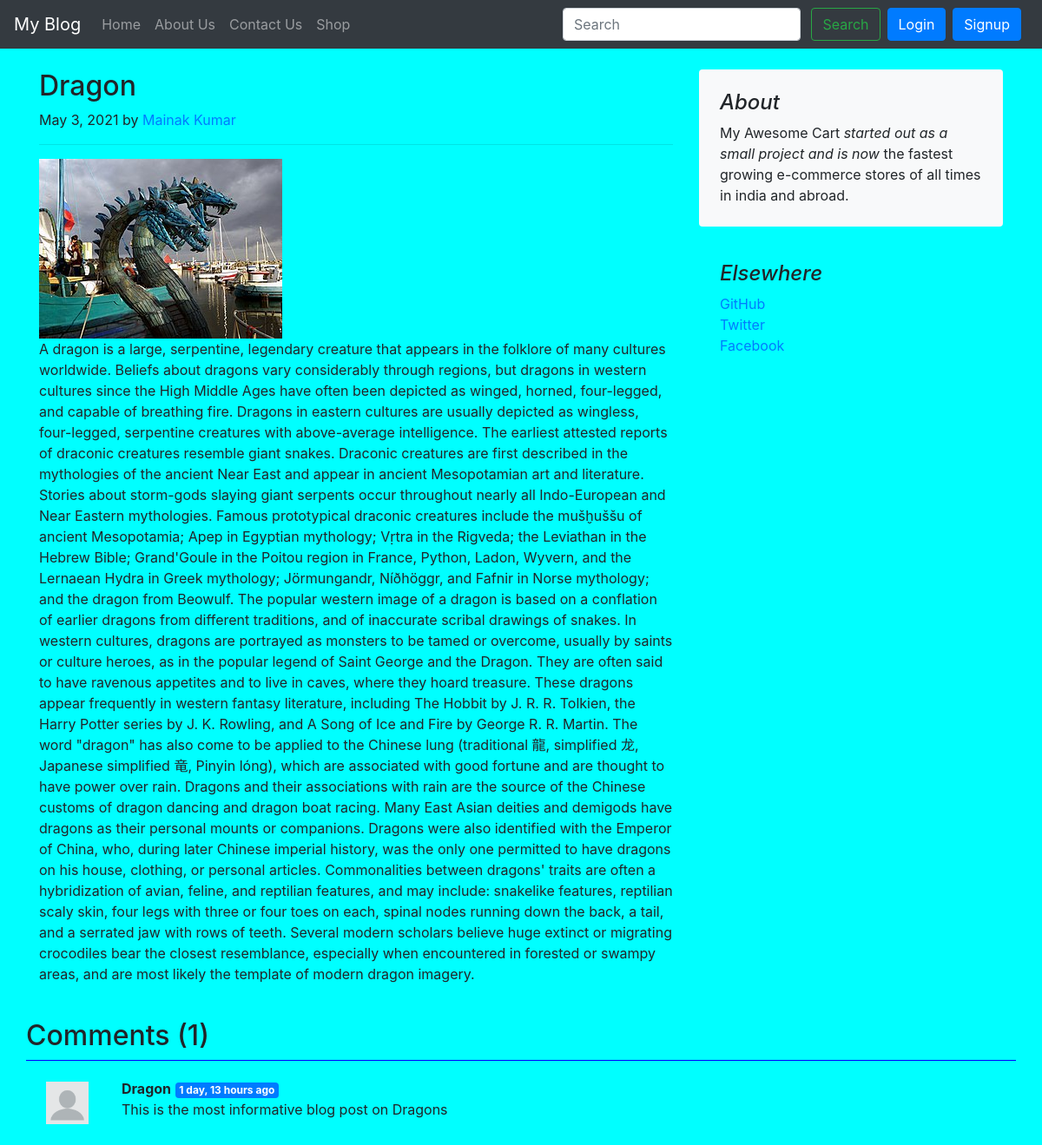
The app's page /blog/dragon, older data.
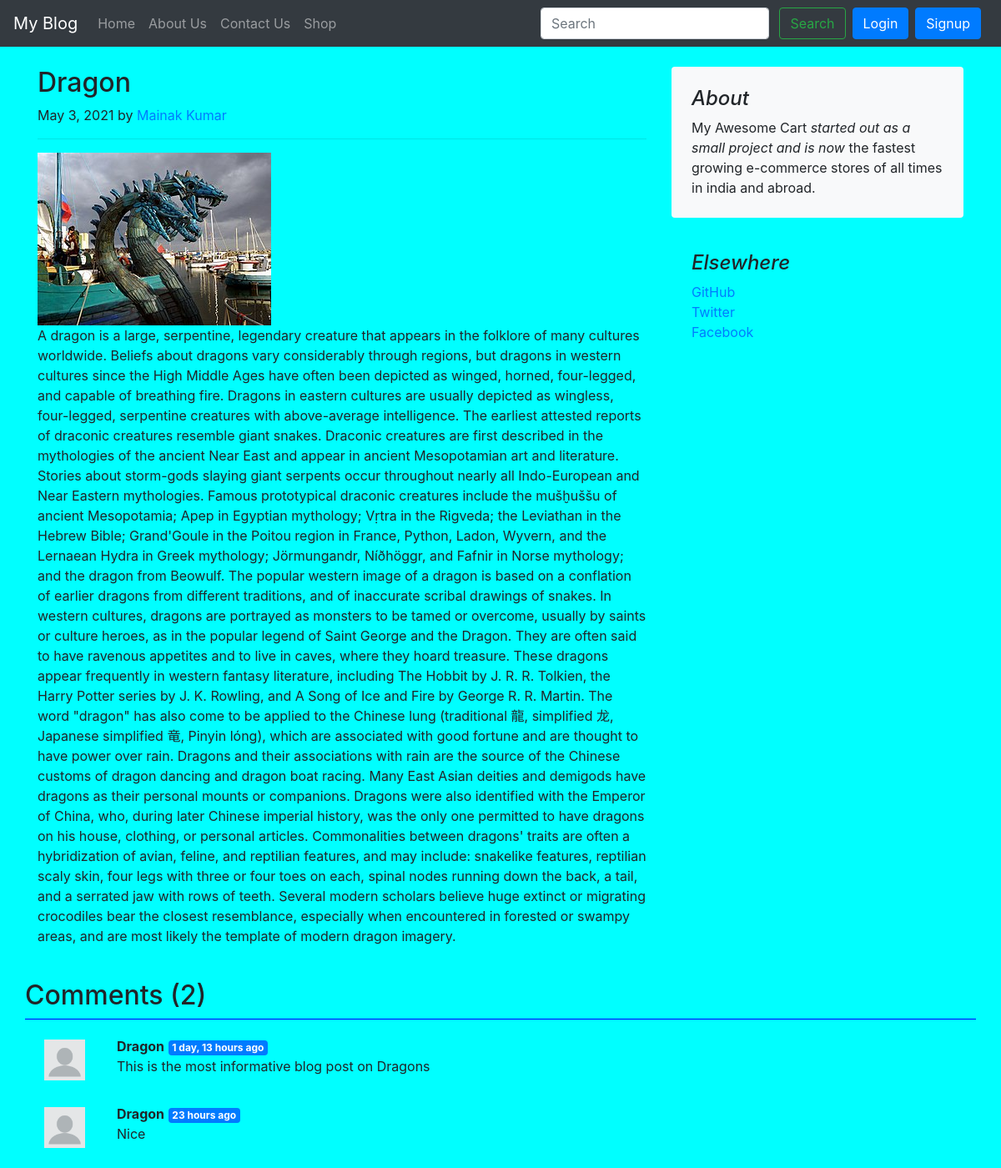
The same page, newer data.
### blog/models.py (models this page shows, shortened)
class BlogComment(models.Model):
    sl_no = models.AutoField(primary_key=True)
    comment = models.TextField()
    user = models.ForeignKey(BlogUser, on_delete=models.CASCADE)
    post = models.ForeignKey(Blogpost, on_delete=models.CASCADE)
    parent = models.ForeignKey('self', on_delete=models.CASCADE, null=True)
    timestamp = models.DateTimeField(default=now)

class BlogUser(models.Model):
    user_id = models.AutoField(primary_key=True)
    username = models.CharField(max_length=100, unique=True)
    email = models.CharField(max_length=250)
    password = models.CharField(max_length=500)
    first_name = models.CharField(max_length=50)
    last_name = models.CharField(max_length=50)

### blog/views.py (the view)
# urls.py: path('<str:slug>', views.blogpost, name="blogHome"),
def blogpost(request, slug):
    return get_blogpost_page(request, slug)

### blog/functions/blogpage_functions.py (called while the page is built)
def get_blogpost_page(request, slug):
    post = Blogpost.objects.filter(slug=slug).first()
    comments = BlogComment.objects.filter(post=post, parent=None)
    replies = BlogComment.objects.filter(post=post).exclude(parent=None)
    reply_dict = {}
    for reply in replies:
        if reply.parent.sl_no not in reply_dict:
            reply_dict[reply.parent.sl_no] = [reply]
        else:
            reply_dict[reply.parent.sl_no].append(reply)
    params = {'post': post, 'comments': comments, 'reply_dict': reply_dict}
    return render(request, 'blogpost.html', params)

### blog/templatetags/extras.py (called while the page is built)
@register.filter(name='get_val')
def get_val(dict, key):
    return dict.get(key)

### blog/templates/blogpost.html (shortened to what this page needs)
{% extends 'basic.html' %}
{% load humanize %}
{% load extras %}
{% block body %}
<div class="container">
	<div class="row mt-4">
		<div class="col-md-8 blog-main">
			<div class="blog-post">
				<h2 class="blog-post-title">{{post.title}}</h2>
				<p class="blog-post-meta">{{post.pub_date}} by <a href="/about">{{post.author}}</a></p>
				<hr>
				<img src="/media/{{post.thumbnail}}" placeholder="{{post.title}}" alt="">
				<span class="blog-content"><p>{{post.content|safe}}</p></span>
				<br>
			</div>
		</div>
		<aside class="col-md-4 blog-sidebar">
			<div class="p-4 mb-3 bg-light rounded">
				<h4 class="font-italic">About</h4>
				<p class="mb-0">My Awesome Cart <em>started out as a small project and is now</em> the fastest growing e-commerce stores of all times in india and abroad.</p>
			</div>
			<div class="p-4">
				<h4 class="font-italic">Elsewhere</h4>
				<ol class="list-unstyled">
					<li><a href="#">GitHub</a></li>
					<li><a href="#">Twitter</a></li>
					<li><a href="#">Facebook</a></li>
				</ol>
			</div>
		</aside>
	</div>
</div>
<div class="container">
	<div class="row mb-3" style="border-bottom: 1px solid blue;"> <h2>Comments ({{comments.count}})</h2> </div>
	{% for comment in comments %}
		<div class="row my-3">
			<div class="col-md-1">
				<img src="/media/blog/images/blank-profile-picture-973460_640.png" class="rounded mx-auto d-block w-100 p-2" alt="User">
			</div>
			<div class="col-md-11 mt-1">
				<b>{{comment.user.username}}</b> <span class="badge badge-primary">{{comment.timestamp | naturaltime}}</span>
				<div> {{comment.comment}} </div>
			</div>
		</div>
	{% endfor %}
</div>
{% endblock %}

Row changes from the older to the newer data that the page shows:
added BlogComment: user.username "Dragon", timestamp "23 hours ago", comment "Nice"
Text that changed along with them:
{{ comments.count }}: "1" → "2"
